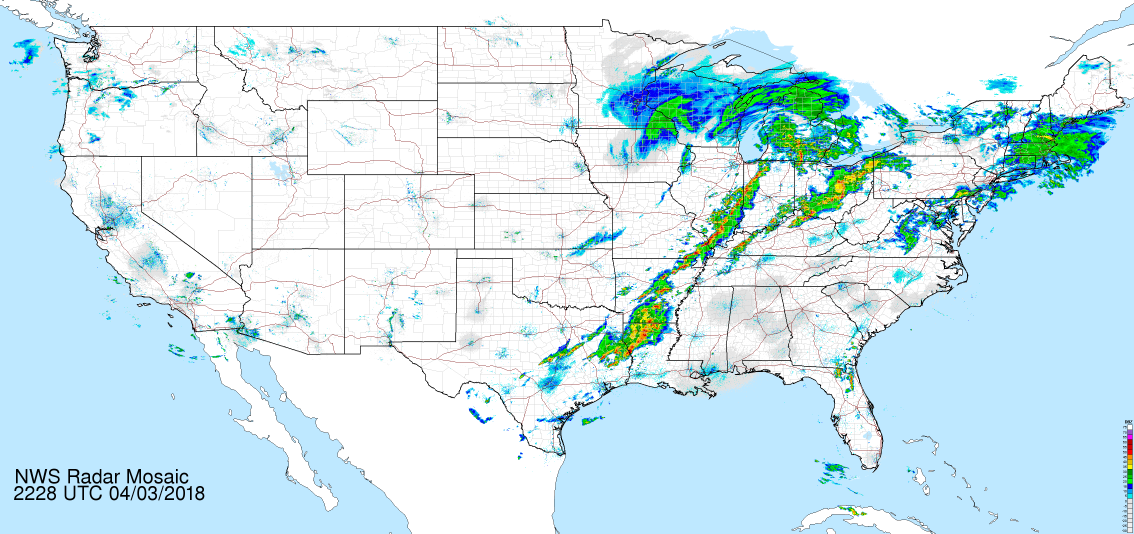
#> input picture NatLoop.gif, 3400 x 1600 px (shown at 1/3 size)
$ python crop.py
#> lines starting #> are read from the running program, lines starting #| are printed output that depends on the picture
from PIL import Image #Pip install
from PIL import ImageSequence
import time
import os

im = Image.open('NatLoop.gif')
#> im is the input picture: PIL image 3400x1600 P; mean R, G, B, A 205.9, 230.8, 238.3, 255
#gif_dimension = 0,0,100,100

def gifcrop(ax,ay,bx,by): #defines two points, a and b.
#> called with ax = 717, ay = 285, bx = 300, by = 200
    i=0
    for frame in ImageSequence.Iterator(im):
        crop = im.crop((ax,ay,ax+bx,ay+by))
        i+=1
        crop.save('out'+str(i)+'.png')
        print('saved %s' % i)
#> this loop made 8 passes
#| saved 1
#| saved 2
#| saved 3
#| saved 4
#| saved 5
#| saved 6
#| saved 7
#| saved 8
#> pass 1, in gifcrop, `crop = im.crop((ax,ay,ax+bx,ay+by))`:
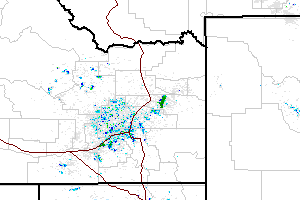
#> crop: PIL image 300x200 P; mean R, G, B, A 240.3, 241.8, 242.2, 255
#> pass 3, in gifcrop, `crop = im.crop((ax,ay,ax+bx,ay+by))`:
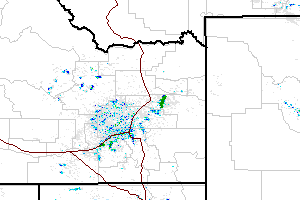
#> crop: PIL image 300x200 RGBA; mean R, G, B, A 240.5, 241.9, 242.3, 255
#> after the loop:
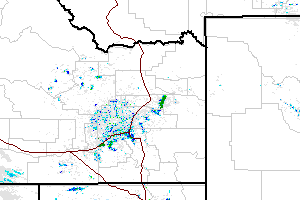
#> crop: PIL image 300x200 RGBA; mean R, G, B, A 239.9, 241.6, 242.1, 255
#> after the loop, i = 8
#use gifcrop(x,y,width,height)
gifcrop(717,285,300,200)
